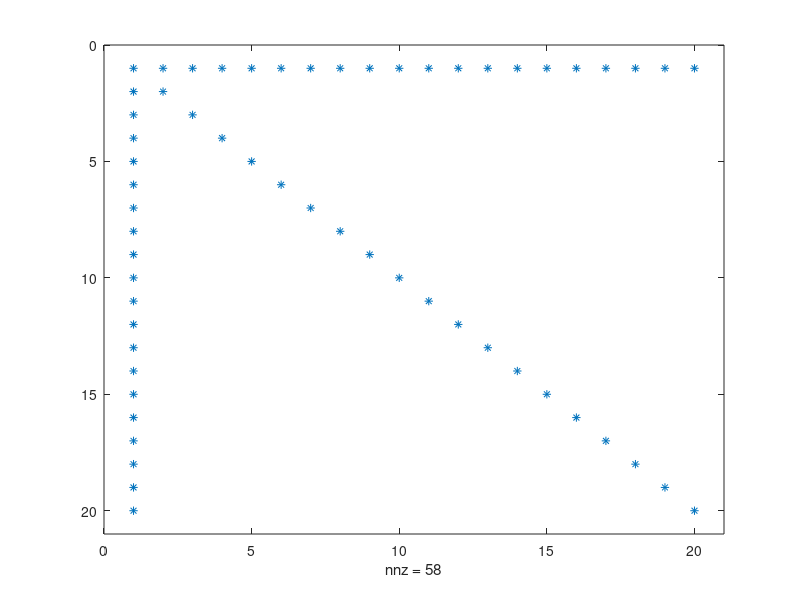
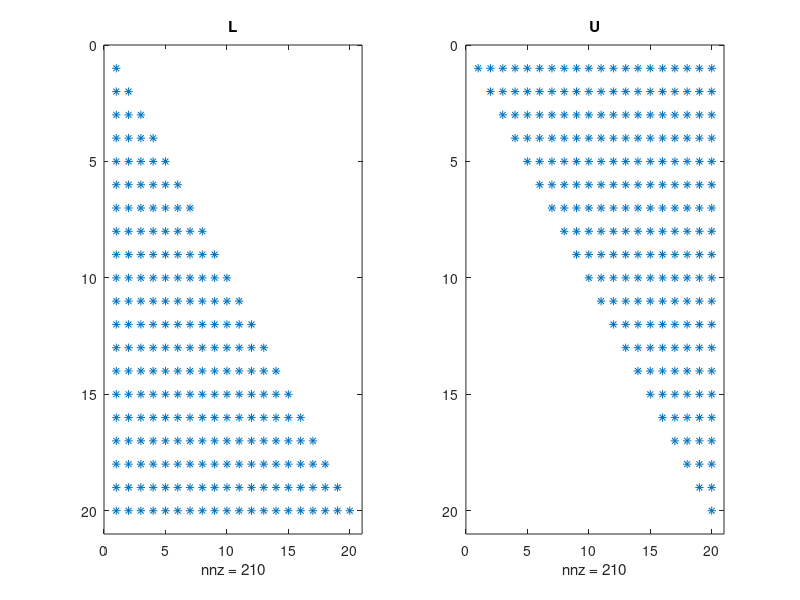
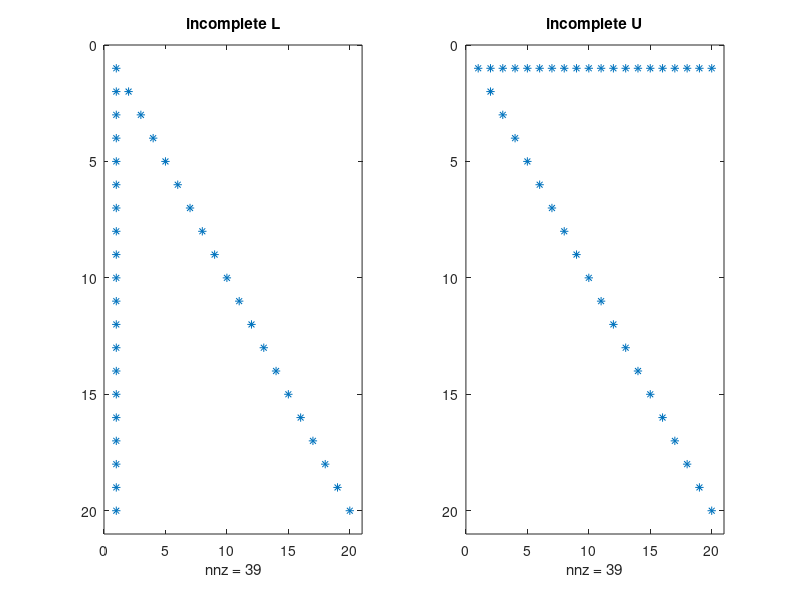

The MATLAB script that drew these images, in order: (Note: this script raises an error after producing the figures.)
%% Excercise 6.5
clc;clear all ;close all
%% Point a
n = 20;
A = eye(n);
A(1, :) = A(1, :) + 1/n/10;
A(:, 1) = A(:, 1) + 1/n/10;

figure(1)
spy (A)


b(2:n,1) = (n*10 + 1)/(n*10);
b(1) = (11*n + 1)/(n*10);

xex = ones (n, 1);


%% compare exact and inexact factorization
[L, U] =  lu (A);
[Li, Ui] = ilu (sparse(A));

figure('Name', 'LU Factorization')
subplot(1,2,1)
spy (L)
title('L')
subplot(1,2,2)
spy (U)
title('U')

figure('Name', 'Incomplete LU Factorization')
subplot(1,2,1)
spy (Li)
title('incomplete L')
subplot(1,2,2)
spy (Ui)
title('incomplete U')

%% Solve the system with P=I and P=LiUi;
eigs_p=eig(((Ui*Li)\A));
alpha_max=2/(max(eigs_p));
eigs=eig(A);
alpha_max=2/(max(eigs));
alpha  = 1.9;

x0 = zeros(size (b)); tol=1e-3; max_it=200;
%non preconditioned
[x1, iter1, incr1] = prec_rich_method(A, b, eye(n), alpha, x0, tol, max_it);
res1=(b-A*x1);
resnorm1 = norm (res1, 2);


% preconditioned with ILU
[x2, iter2, incr2] = prec_rich_method(A, b, Li*Ui, alpha, x0, tol, max_it);

res2=(b-A*x2);
resnorm2 = norm (res2, 2);


%% Again with the optimal value of alpha


alpha_opt_p=2/(max(eigs_p)+min(eigs_p));
alpha_opt=2/(max(eigs)+min(eigs));

[x3, iter3, incr3] = prec_rich_method(A, b, eye(n), alpha_opt, x0, tol, max_it);
[x4, iter4, incr4] = prec_rich_method(A, b, Li*Ui, alpha_opt_p, x0, tol, max_it);
